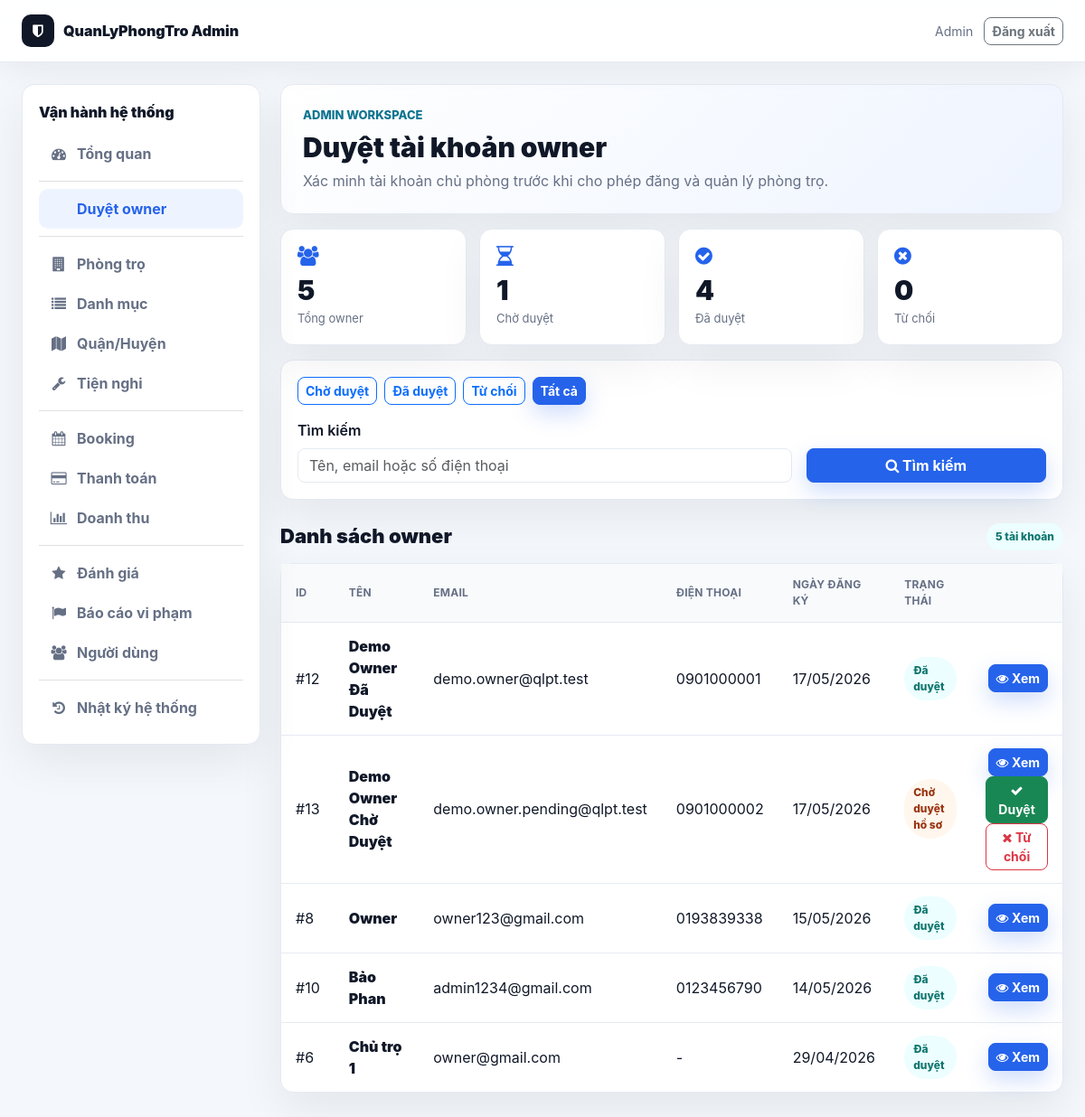
The app's page /public/admin/user_approvals.php?tab=all (signed in) with its own data.
### tables this page shows
CREATE TABLE `users` (
  `id` int(11) NOT NULL,
  `name` varchar(100) DEFAULT NULL,
  `email` varchar(150) DEFAULT NULL,
  `password` varchar(255) DEFAULT NULL,
  `reset_token` varchar(64) DEFAULT NULL,
  `reset_expires` datetime DEFAULT NULL,
  `force_password_change` tinyint(1) NOT NULL DEFAULT 0,
  `phone` varchar(20) DEFAULT NULL,
  `avatar` varchar(255) DEFAULT NULL,
  `role` enum('user','owner','admin') DEFAULT 'user',
  `created_at` timestamp NOT NULL DEFAULT current_timestamp(),
  `status` varchar(20) DEFAULT 'pending',
  `owner_verification_status` enum('not_required','pending_verification','submitted','approved','rejected') NOT NULL DEFAULT 'not_required',
  `approved_by` int(11) DEFAULT NULL,
  `approved_at` datetime DEFAULT NULL,
  `rejection_reason` text DEFAULT NULL,
  `address` text DEFAULT NULL,
  `idcard_number` varchar(50) DEFAULT NULL,
  `trust_score` int(11) NOT NULL DEFAULT 0,
  `admin_note` text DEFAULT NULL,
  `verified_at` datetime DEFAULT NULL,
  `verification_submitted_at` datetime DEFAULT NULL,
  `verification_reviewed_by` int(11) DEFAULT NULL,
  `verification_reviewed_at` datetime DEFAULT NULL,
  `verification_rejection_reason` text DEFAULT NULL,
  `id_card_front` varchar(255) DEFAULT NULL,
  `id_card_back` varchar(255) DEFAULT NULL,
  `selfie_image` varchar(255) DEFAULT NULL,
  `bank_name` varchar(100) DEFAULT NULL,
  `bank_account_no` varchar(50) DEFAULT NULL,
  `bank_account_name` varchar(100) DEFAULT NULL,
  `bank_verified_at` datetime DEFAULT NULL,
  `notify_email` tinyint(1) DEFAULT 1,
  `notify_booking` tinyint(1) DEFAULT 1,
  `show_phone` tinyint(1) DEFAULT 1,
  `dark_mode` tinyint(1) DEFAULT 0
);

### core/Database.php (called while the page is built, shortened)
<?php
class Database {
    private $conn;
    public function __construct($connection) {
        $this->conn = $connection;
    }
    public function getRow($sql) {
        $result = $this->conn->query($sql);
        if ($result && $result->num_rows > 0) {
            return $result->fetch_assoc();
        }
        return false;
    }
    public function getRows($sql) {
        $result = $this->conn->query($sql);
        if ($result && $result->num_rows > 0) {
            $rows = [];
            while ($row = $result->fetch_assoc()) {
                $rows[] = $row;
            }
            return $rows;
        }
        return [];
    }
    public function count($table, $where = '') {
        $sql = "SELECT COUNT(*) as count FROM $table";
        if ($where) {
            $sql .= " WHERE $where";
        }
        $result = $this->conn->query($sql);
        if ($result) {
            $row = $result->fetch_assoc();
            return $row['count'];
        }
        return 0;
    }
}
?>

### public/admin/user_approvals.php (the view, shortened to what this page needs)
<?php
require_once __DIR__ . '/../admin_init.php';
require_once __DIR__ . '/layout.php';
$page = max(1, (int)($_GET['page'] ?? 1));
$tab = $_GET['tab'] ?? 'pending';
$search = trim((string)($_GET['search'] ?? ''));
$limit = ITEMS_PER_PAGE;
$offset = ($page - 1) * $limit;
$where = "role = 'owner'";
$total = (int)($db->getRow("SELECT COUNT(*) AS total FROM users WHERE {$where}")['total'] ?? 0);
$users = $db->getRows("SELECT * FROM users WHERE {$where} ORDER BY created_at DESC LIMIT {$offset}, {$limit}");
$stats = [
    'total' => $db->count('users', "role = 'owner'"),
    'pending' => $db->count('users', "role = 'owner' AND owner_verification_status = 'submitted'"),
    'approved' => $db->count('users', "role = 'owner' AND owner_verification_status = 'approved'"),
    'rejected' => $db->count('users', "role = 'owner' AND owner_verification_status = 'rejected'"),
];
$tabUrl = static fn(string $name): string => '?tab=' . urlencode($name) . ($search !== '' ? '&search=' . urlencode($search) : '');
?>
<div class="wb-grid wb-stats-4 mb-3">
    <div class="wb-card"><i class="fa fa-users wb-card-icon"></i><div class="wb-card-value"><?php echo (int)$stats['total']; ?></div><div class="wb-card-label">Tổng owner</div></div>
    <div class="wb-card"><i class="fa fa-hourglass-half wb-card-icon"></i><div class="wb-card-value"><?php echo (int)$stats['pending']; ?></div><div class="wb-card-label">Chờ duyệt</div></div>
    <div class="wb-card"><i class="fa fa-check-circle wb-card-icon"></i><div class="wb-card-value"><?php echo (int)$stats['approved']; ?></div><div class="wb-card-label">Đã duyệt</div></div>
    <div class="wb-card"><i class="fa fa-times-circle wb-card-icon"></i><div class="wb-card-value"><?php echo (int)$stats['rejected']; ?></div><div class="wb-card-label">Từ chối</div></div>
</div>
<div class="wb-card mb-3">
    <div class="d-flex flex-wrap gap-2 mb-3">
        <?php foreach (['pending' => 'Chờ duyệt', 'approved' => 'Đã duyệt', 'rejected' => 'Từ chối', 'all' => 'Tất cả'] as $key => $label): ?>
            <a class="btn btn-sm <?php echo $tab === $key ? 'btn-primary' : 'btn-outline-primary'; ?>" href="<?php echo $tabUrl($key); ?>"><?php echo $label; ?></a>
        <?php endforeach; ?>
    </div>
    <form method="GET" class="row g-3 align-items-end">
        <div class="col-md-8">
            <label class="form-label fw-semibold">Tìm kiếm</label>
            <input type="text" name="search" class="form-control" value="<?php echo admin_e($search); ?>" placeholder="Tên, email hoặc số điện thoại">
        </div>
        <div class="col-md-4">
            <button type="submit" class="btn btn-primary w-100"><i class="fa fa-search"></i> Tìm kiếm</button>
        </div>
    </form>
</div>
<div class="wb-section-head">
    <h2>Danh sách owner</h2>
    <span class="wb-pill"><?php echo $total; ?> tài khoản</span>
</div>
<div class="wb-table-card">
    <?php if ($users): ?>
        <table class="wb-table">
            <thead>
                <tr>
                    <th>ID</th>
                    <th>Tên</th>
                    <th>Email</th>
                    <th>Điện thoại</th>
                    <th>Ngày đăng ký</th>
                    <th>Trạng thái</th>
                    <th></th>
                </tr>
            </thead>
            <tbody>
                <?php foreach ($users as $user): ?>
                    <?php $status = (string)($user['owner_verification_status'] ?? 'pending_verification'); ?>
                    <tr>
                        <td>#<?php echo (int)$user['id']; ?></td>
                        <td class="wb-title"><?php echo admin_e($user['name'] ?? 'N/A'); ?></td>
                        <td><?php echo admin_e($user['email'] ?? 'N/A'); ?></td>
                        <td><?php echo admin_e($user['phone'] ?? '-'); ?></td>
                        <td><?php echo !empty($user['created_at']) ? date('d/m/Y', strtotime((string)$user['created_at'])) : ''; ?></td>
                        <td><span class="wb-pill <?php echo admin_pill_class($status); ?>"><?php echo admin_status_label($status); ?></span></td>
                        <td class="text-end">
                            <a href="user_detail.php?id=<?php echo (int)$user['id']; ?>" class="btn btn-sm btn-primary"><i class="fa fa-eye"></i> Xem</a>
                            <?php if ($status === 'submitted'): ?>
                                <button type="button" class="btn btn-sm btn-success" onclick="approveUser(<?php echo (int)$user['id']; ?>)"><i class="fa fa-check"></i> Duyệt</button>
                                <button type="button" class="btn btn-sm btn-outline-danger" onclick='openRejectModal(<?php echo (int)$user['id']; ?>, <?php echo json_encode((string)($user['name'] ?? 'Owner')); ?>)'><i class="fa fa-times"></i> Từ chối</button>
                            <?php endif; ?>
                        </td>
                    </tr>
                <?php endforeach; ?>
            </tbody>
        </table>
    <?php else: ?>
        <div class="wb-empty">Không có tài khoản owner phù hợp.</div>
    <?php endif; ?>
</div>

### public/assets/css/modern.css (style rules this page uses)
:root { --app-bg: #f4f7fb; --app-surface: #ffffff; --app-surface-soft: #f8fafc; --app-text: #172033; --app-muted: #667085; --app-border: #e5eaf2; --app-primary: #2563eb; --app-primary-dark: #1e40af; --app-accent: #14b8a6; --app-warning: #f59e0b; --app-danger: #dc2626; --app-success: #16a34a; --app-shadow: 0 14px 40px rgba(15, 23, 42, 0.08); --app-radius: 8px; }
body { background: var(--app-bg) !important; color: var(--app-text); font-family: "Inter", "Segoe UI", Arial, sans-serif !important; }
*, *::before, *::after { box-sizing: border-box; }
.btn, button, .btn-primary, .btn-view, .btn-search, .btn-cta { border-radius: var(--app-radius) !important; font-weight: 700; }
.btn-primary, .btn-view, .btn-search { background: var(--app-primary) !important; border-color: var(--app-primary) !important; box-shadow: 0 10px 24px rgba(37, 99, 235, 0.22); }
.form-control, .form-select, input, textarea, select { border-radius: var(--app-radius) !important; border-color: var(--app-border) !important; }

### public/assets/css/workbench.css (style rules this page uses)
:root { --wb-bg: #f4f7fb; --wb-surface: #ffffff; --wb-soft: #f8fafc; --wb-text: #101828; --wb-muted: #667085; --wb-border: #e5eaf2; --wb-primary: #2563eb; --wb-primary-dark: #1e40af; --wb-accent: #0e7490; --wb-success: #16a34a; --wb-warning: #f59e0b; --wb-danger: #dc2626; --wb-shadow: 0 18px 50px rgba(15, 23, 42, .07); }
body.workbench { min-height: 100vh; margin: 0; background: var(--wb-bg) !important; color: var(--wb-text); font-family: "Inter", "Segoe UI", Arial, sans-serif; }
.wb-sidebar, .wb-hero, .wb-card, .wb-table-card, .wb-list-card { background: var(--wb-surface); border: 1px solid var(--wb-border); border-radius: 14px; box-shadow: var(--wb-shadow); }
.wb-grid { display: grid; gap: 14px; }
.wb-stats-4 { grid-template-columns: repeat(4, minmax(0, 1fr)); }
.wb-card { padding: 18px; }
.wb-card-icon { color: var(--wb-primary); font-size: 22px; margin-bottom: 12px; }
.wb-card-value { font-size: 30px; line-height: 1; font-weight: 950; }
.wb-card-label { color: var(--wb-muted); font-size: 13px; margin-top: 7px; }
.wb-section-head { margin: 26px 0 14px; display: flex; align-items: center; justify-content: space-between; gap: 12px; }
.wb-section-head h2 { margin: 0; font-size: 22px; font-weight: 950; }
.wb-pill { display: inline-flex; align-items: center; gap: 6px; padding: 6px 10px; border-radius: 999px; background: #ecfeff; color: #0f766e; font-size: 12px; font-weight: 850; }
.wb-pill.warning { background: #fff7ed; color: #9a3412; }
.wb-table { width: 100%; margin: 0; }
.wb-table th, .wb-table td { padding: 14px 16px; border-bottom: 1px solid var(--wb-border); vertical-align: middle; }
.wb-table th { color: var(--wb-muted); background: var(--wb-soft); font-size: 12px; text-transform: uppercase; letter-spacing: .02em; }
.wb-table tr:last-child td { border-bottom: 0; }
.wb-title { color: var(--wb-text); font-weight: 900; }

### records on screen
users: id "12", name "Demo Owner Đã Duyệt", email "demo.owner@qlpt.test", phone "0901000001", created_at "17/05/2026", owner_verification_status "Đã duyệt"
users: id "13", name "Demo Owner Chờ Duyệt", email "demo.owner.pending@qlpt.test", phone "0901000002", created_at "17/05/2026", owner_verification_status "Chờ duyệt hồ sơ"
users: id "8", name "Owner", email "owner123@gmail.com", phone "0193839338", created_at "15/05/2026", owner_verification_status "Đã duyệt"
users: id "10", name "Bảo Phan", email "admin1234@gmail.com", phone "0123456790", created_at "14/05/2026", owner_verification_status "Đã duyệt"
users: id "6", name "Chủ trọ 1", email "owner@gmail.com", phone "-", created_at "29/04/2026", owner_verification_status "Đã duyệt"

### other values on screen
admin_e(admin_current_name()) "Admin"
admin_e($item['label']) "Tổng quan"
admin_e($item['label']) "Duyệt owner"
admin_e($item['label']) "Phòng trọ"
admin_e($item['label']) "Danh mục"
admin_e($item['label']) "Quận/Huyện"
admin_e($item['label']) "Tiện nghi"
admin_e($item['label']) "Booking"
admin_e($item['label']) "Thanh toán"
admin_e($item['label']) "Doanh thu"
admin_e($item['label']) "Đánh giá"
admin_e($item['label']) "Báo cáo vi phạm"
admin_e($item['label']) "Người dùng"
admin_e($item['label']) "Nhật ký hệ thống"
admin_e($title) "Duyệt tài khoản owner"
